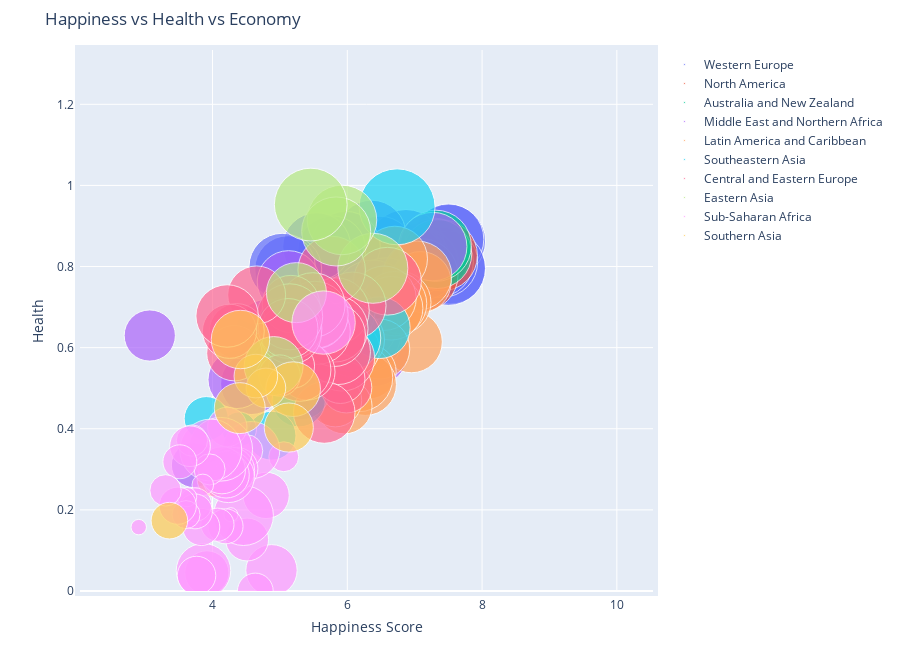

Notebook cell for this chart:
### Code cell
import warnings
warnings.filterwarnings('ignore')

figure = bubbleplot(dataset = data_2016, x_column = 'Happiness Score', y_column = 'Health (Life Expectancy)', 
    bubble_column = 'Country', size_column = 'Economy (GDP per Capita)', color_column = 'Region', 
    x_title = "Happiness Score", y_title = "Health", title = 'Happiness vs Health vs Economy',
    x_logscale = False, scale_bubble = 1, height = 650)

py.iplot(figure, config={'scrollzoom': True})

### Figure 1 — Plotly figure (JSON) as saved in the notebook; plotly's stock layout.template omitted (floating-point values rounded to 4 significant figures)
{"data": [{"marker": {"size": [1.442, 1.527, 1.427, 1.577, 1.406, 1.465, 1.452, 1.45, 1.448, 1.425, 1.483, 1.698, 1.403, 1.308, 1.395, 1.343, 1.355, 1.311, 1.319, 1.276, 1.249], "sizemode": "area", "sizeref": 0.0005701}, "mode": "markers", "name": "Western Europe", "text": ["Denmark", "Switzerland", "Iceland", "Norway", "Finland", "Netherlands", "Sweden", "Austria", "Germany", "Belgium", "Ireland", "Luxembourg", "United Kingdom", "Malta", "France", "Spain", "Italy", "North Cyprus", "Cyprus", "Portugal", "Greece"], "type": "scatter", "x": [7.526, 7.509, 7.501, 7.498, 7.413, 7.339, 7.291, 7.119, 6.994, 6.929, 6.907, 6.871, 6.725, 6.488, 6.478, 6.361, 5.977, 5.771, 5.546, 5.123, 5.033], "y": [0.795, 0.863, 0.8673, 0.7958, 0.8109, 0.8123, 0.8312, 0.8056, 0.8149, 0.8196, 0.8145, 0.8454, 0.8099, 0.8032, 0.8379, 0.879, 0.851, 0.8414, 0.8488, 0.7936, 0.8003]}, {"marker": {"size": [1.44, 1.508], "sizemode": "area", "sizeref": 0.0005701}, "mode": "markers", "name": "North America", "text": ["Canada", "United States"], "type": "scatter", "x": [7.404, 7.104], "y": [0.8276, 0.779]}, {"marker": {"size": [1.361, 1.444], "sizemode": "area", "sizeref": 0.0005701}, "mode": "markers", "name": "Australia and New Zealand", "text": ["New Zealand", "Australia"], "type": "scatter", "x": [7.334, 7.313], "y": [0.831, 0.8512]}, {"marker": {"size": [1.338, 1.574, 1.49, 1.824, 1.053, 1.617, 1.44, 1.067, 1.165, 0.9967, 0.8406, 1.123, 0.9772, 1.118, 0.6702, 1.075, 0.9539, 0.5794, 0.7472], "sizemode": "area", "sizeref": 0.0005701}, "mode": "markers", "name": "Middle East and Northern Africa", "text": ["Israel", "United Arab Emirates", "Saudi Arabia", "Qatar", "Algeria", "Kuwait", "Bahrain", "Libya", "Turkey", "Jordan", "Morocco", "Lebanon", "Tunisia", "Iran", "Palestinian Territories", "Iraq", "Egypt", "Yemen", "Syria"], "type": "scatter", "x": [7.267, 6.573, 6.379, 6.375, 6.355, 6.239, 6.218, 5.615, 5.389, 5.303, 5.151, 5.129, 5.045, 4.813, 4.754, 4.575, 4.362, 3.724, 3.069], "y": [0.8492, 0.7299, 0.5927, 0.7172, 0.618, 0.6357, 0.657, 0.523, 0.6472, 0.6071, 0.5947, 0.7617, 0.5958, 0.6423, 0.5684, 0.5108, 0.5212, 0.3105, 0.6299]}, {"marker": {"size": [1.069, 1.359, 1.088, 1.115, 1.217, 1.183, 1.151, 1.182, 1.03, 0.8345, 1.097, 1.326, 1.134, 0.8737, 0.6938, 0.9731, 0.8762, 0.7942, 0.996, 0.8937, 0.8933, 1.028, 0.6943, 0.341], "sizemode": "area", "sizeref": 0.0005701}, "mode": "markers", "name": "Latin America and Caribbean", "text": ["Costa Rica", "Puerto Rico", "Brazil", "Mexico", "Chile", "Panama", "Argentina", "Uruguay", "Colombia", "Guatemala", "Suriname", "Trinidad and Tobago", "Venezuela", "El Salvador", "Nicaragua", "Ecuador", "Belize", "Bolivia", "Peru", "Paraguay", "Jamaica", "Dominican Republic", "Honduras", "Haiti"], "type": "scatter", "x": [7.087, 7.039, 6.952, 6.778, 6.705, 6.701, 6.65, 6.545, 6.481, 6.324, 6.269, 6.168, 6.084, 6.068, 5.992, 5.976, 5.956, 5.822, 5.743, 5.538, 5.51, 5.155, 4.871, 4.028], "y": [0.7615, 0.7776, 0.6141, 0.7114, 0.8188, 0.7084, 0.6971, 0.7218, 0.5966, 0.5404, 0.5093, 0.5261, 0.619, 0.596, 0.6521, 0.6861, 0.4557, 0.4697, 0.6299, 0.5829, 0.5947, 0.5767, 0.5838, 0.2749]}, {"marker": {"size": [1.646, 1.089, 1.251, 0.951, 0.8122, 0.7404, 0.6804, 0.3411, 0.556], "sizemode": "area", "sizeref": 0.0005701}, "mode": "markers", "name": "Southeastern Asia", "text": ["Singapore", "Thailand", "Malaysia", "Indonesia", "Philippines", "Vietnam", "Laos", "Myanmar", "Cambodia"], "type": "scatter", "x": [6.739, 6.474, 6.005, 5.314, 5.279, 5.061, 4.876, 4.395, 3.907], "y": [0.9472, 0.6492, 0.6237, 0.4937, 0.4704, 0.6616, 0.3829, 0.3988, 0.4249]}, {"marker": {"size": [1.309, 1.28, 0.7359, 1.229, 0.6918, 1.232, 1.246, 1.269, 1.131, 1.299, 1.08, 1.218, 1.17, 1.28, 1.186, 0.9014, 1.124, 0.5604, 1.034, 0.9338, 1.078, 1.241, 1.019, 0.4884, 0.9553, 0.8609, 0.8729, 0.8379, 1.113], "sizemode": "area", "sizeref": 0.0005701}, "mode": "markers", "name": "Central and Eastern Europe", "text": ["Czech Republic", "Slovakia", "Uzbekistan", "Kazakhstan", "Moldova", "Russia", "Poland", "Lithuania", "Belarus", "Slovenia", "Turkmenistan", "Latvia", "Romania", "Estonia", "Croatia", "Kosovo", "Azerbaijan", "Kyrgyzstan", "Serbia", "Bosnia and Herzegovina", "Montenegro", "Hungary", "Macedonia", "Tajikistan", "Albania", "Armenia", "Ukraine", "Georgia", "Bulgaria"], "type": "scatter", "x": [6.596, 6.078, 5.987, 5.919, 5.897, 5.856, 5.835, 5.813, 5.802, 5.768, 5.658, 5.56, 5.528, 5.517, 5.488, 5.401, 5.291, 5.185, 5.177, 5.163, 5.161, 5.145, 5.121, 4.996, 4.655, 4.36, 4.324, 4.252, 4.217], "y": [0.7638, 0.7037, 0.5016, 0.5739, 0.5231, 0.5899, 0.6906, 0.6467, 0.631, 0.7915, 0.4401, 0.6395, 0.676, 0.681, 0.7052, 0.54, 0.545, 0.5545, 0.6458, 0.7077, 0.6353, 0.6761, 0.6474, 0.5312, 0.7301, 0.6408, 0.5863, 0.6403, 0.6781]}, {"marker": {"size": [1.397, 1.38, 1.359, 1.511, 1.028, 0.9885], "sizemode": "area", "sizeref": 0.0005701}, "mode": "markers", "name": "Eastern Asia", "text": ["Taiwan", "Japan", "South Korea", "Hong Kong", "China", "Mongolia"], "type": "scatter", "x": [6.379, 5.921, 5.835, 5.458, 5.245, 4.907], "y": [0.7956, 0.9149, 0.8864, 0.9528, 0.7356, 0.5547]}, {"marker": {"size": [1.144, 0, 0.2556, 0.7522, 0.612, 0.3649, 0.9329, 0.525, 0.2928, 1.024, 0.5227, 0.6311, 0.05661, 0.7711, 0.4431, 0.6139, 0.3504, 0.08709, 0.6307, 1.159, 0.3129, 1.094, 0.2751, 0.5551, 0.8473, 0.1327, 0.3939, 0.4221, 0.32, 0.3472, 0.2795, 0.4716, 0.1071, 0.2241, 0.3285, 0.395, 0.2812, 0.06831], "sizemode": "area", "sizeref": 0.0005701}, "mode": "markers", "name": "Sub-Saharan Africa", "text": ["Mauritius", "Somalia", "Somaliland Region", "Nigeria", "Zambia", "Sierra Leone", "Namibia", "Cameroon", "Ethiopia", "South Africa", "Kenya", "Ghana", "Congo (Kinshasa)", "Congo (Brazzaville)", "Senegal", "Mauritania", "Zimbabwe", "Malawi", "Sudan", "Gabon", "Mali", "Botswana", "Comoros", "Ivory Coast", "Angola", "Niger", "South Sudan", "Chad", "Burkina Faso", "Uganda", "Madagascar", "Tanzania", "Liberia", "Guinea", "Rwanda", "Benin", "Togo", "Burundi"], "type": "scatter", "x": [5.648, 5.44, 5.057, 4.875, 4.795, 4.635, 4.574, 4.513, 4.508, 4.459, 4.356, 4.276, 4.272, 4.236, 4.219, 4.201, 4.193, 4.156, 4.139, 4.121, 4.073, 3.974, 3.956, 3.916, 3.866, 3.856, 3.832, 3.763, 3.739, 3.739, 3.695, 3.666, 3.622, 3.607, 3.515, 3.484, 3.303, 2.905], "y": [0.6619, 0.1147, 0.3311, 0.05108, 0.2357, 0, 0.3474, 0.127, 0.3458, 0.1861, 0.3015, 0.2968, 0.188, 0.2821, 0.4046, 0.2864, 0.1595, 0.2936, 0.2976, 0.3494, 0.1635, 0.3475, 0.2998, 0.04476, 0.04991, 0.2616, 0.1578, 0.03824, 0.213, 0.1963, 0.3711, 0.357, 0.2316, 0.1883, 0.3186, 0.2103, 0.2481, 0.1575]}, {"marker": {"size": [0.8527, 0.6882, 0.4463, 0.5418, 0.9732, 0.7404, 0.3823], "sizemode": "area", "sizeref": 0.0005701}, "mode": "markers", "name": "Southern Asia", "text": ["Bhutan", "Pakistan", "Nepal", "Bangladesh", "Sri Lanka", "India", "Afghanistan"], "type": "scatter", "x": [5.196, 5.132, 4.793, 4.643, 4.415, 4.404, 3.36], "y": [0.4976, 0.4031, 0.5007, 0.5299, 0.6201, 0.4509, 0.1734]}], "layout": {"height": 650, "hovermode": "closest", "margin": {"b": 50, "pad": 5, "t": 50}, "showlegend": true, "title": {"text": "Happiness vs Health vs Economy"}, "xaxis": {"autorange": false, "range": [2.033, 10.54], "title": {"text": "Happiness Score"}}, "yaxis": {"autorange": false, "range": [0, 1.334], "title": {"text": "Health"}}}}
